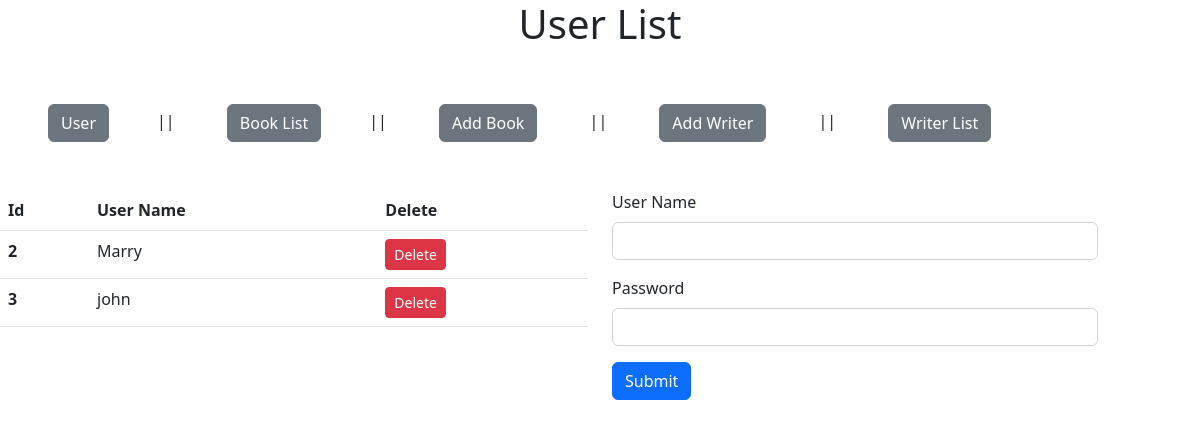
The page /user/ on the database its author committed.
### book/models.py (models this page shows, shortened)
class Users(models.Model):
    user_name=models.CharField(max_length=20)
    password=models.CharField(max_length=16)

### book/views.py (the view, shortened to what this page needs)
# urls.py: path("user/",views.user,name='user'),
def user(request):
    context={'users':Users.objects.all()}
    return render(request, 'user/user.html',context)

### templates/user/user.html (shortened to what this page needs)
{% extends 'main.html' %} {% block context %}
<h1 class="text-center">User List</h1>
{% include 'nav.html' %}
<div class="row">
  <div class="col-6">
    <table class="table">
      <thead>
        <tr>
          <th scope="col">Id</th>
          <th scope="col">User Name</th>
          <th scope="col">Delete</th>
        </tr>
      </thead>
      <tbody>
        {% for user in users %}
        <tr>
          <th scope="row">{{user.id}}</th>
          <td>{{user.user_name}}</td>
          <td>
            <a
              class="btn btn-sm btn-danger"
              href="{% url 'deleteUser' user.id%}"
              >Delete</a
            >
          </td>
        </tr>
        {% endfor %}
      </tbody>
    </table>
  </div>
  <div class="col-5">
    <form action="" method="post">
      <div class="mb-3">
        <label for="name" class="form-label">User Name</label>
        <input type="text" class="form-control" id="name" name="name" />
      </div>
      <div class="mb-3">
        <label for="exampleInputPassword1" class="form-label">Password</label>
        <input
          name="password"
          type="password"
          class="form-control"
          id="exampleInputPassword1"
        />
      </div>
      <button type="submit" class="btn btn-primary">Submit</button>
    </form>
  </div>
</div>
{% endblock context %}

### rows shown on the page
Users: id "2", user_name "Marry"
Users: id "3", user_name "john"
